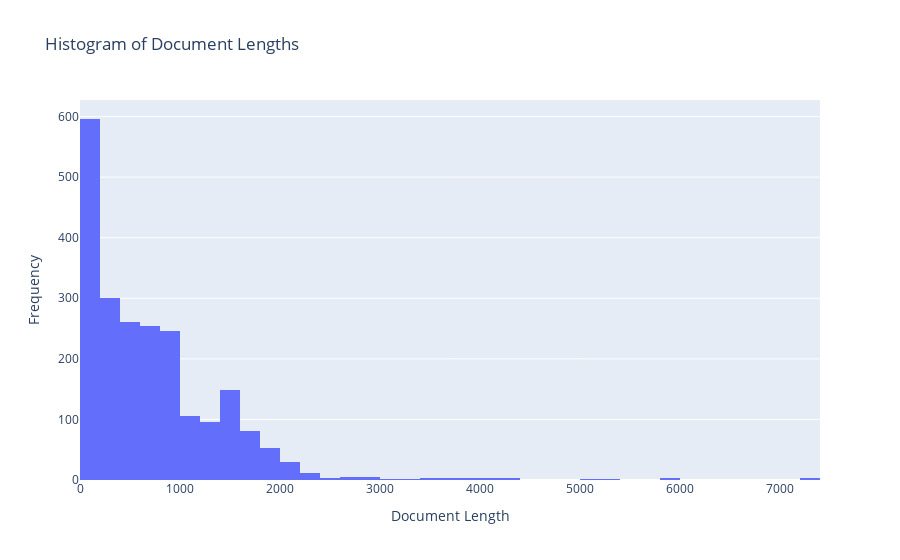

Here is the notebook cell this chart was saved with:
### Code cell
import plotly.express as px


# Create the histogram
fig = px.histogram(df, x="doc_len", nbins=50, title='Histogram of Document Lengths')

# Set labels
fig.update_xaxes(title_text='Document Length')
fig.update_yaxes(title_text='Frequency')

# Show the plot
fig.show()

### Figure 1 — Plotly figure (JSON) as saved in the notebook; plotly's stock layout.template omitted (floating-point values rounded to 4 significant figures; data arrays with more than 128 entries replaced by an {"elided": "..."} marker saying what was removed)
{"data": [{"alignmentgroup": "True", "bingroup": "x", "hovertemplate": "doc_len=%{x}<br>count=%{y}<extra></extra>", "legendgroup": "", "marker": {"color": "#636efa", "pattern": {"shape": ""}}, "name": "", "nbinsx": 50, "offsetgroup": "", "orientation": "v", "showlegend": false, "type": "histogram", "x": {"elided": "2224 int values"}, "xaxis": "x", "yaxis": "y"}], "layout": {"barmode": "relative", "legend": {"tracegroupgap": 0}, "title": {"text": "Histogram of Document Lengths"}, "xaxis": {"anchor": "y", "domain": [0, 1], "title": {"text": "Document Length"}}, "yaxis": {"anchor": "x", "domain": [0, 1], "title": {"text": "Frequency"}}}}
